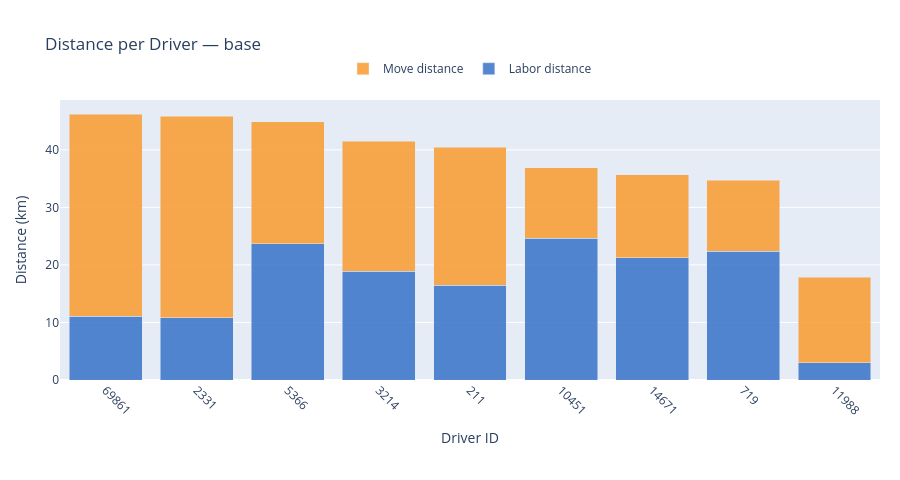
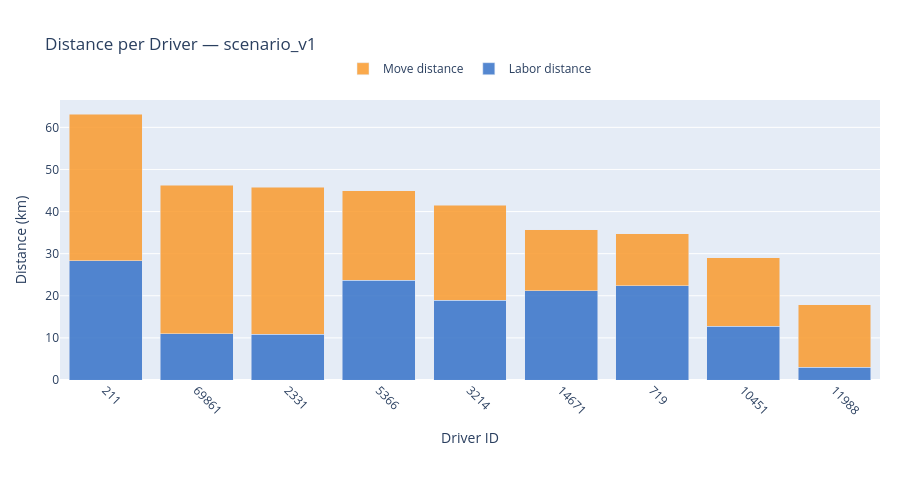

Source (notebook cell) for these figures, in order:
### Code cell
# ── Distance per Driver — one chart per scenario ─────────────────────────────
for label, rows in zip(_scenario_set.labels, _scenario_set.rows_list):
    _drivers = sorted({r["driver_id"] for r in rows if r["driver_id"] is not None})
    build_driver_distance_figure(rows, _drivers, label).show()

### Figure 1 — Plotly figure (JSON) as saved in the notebook; plotly's stock layout.template omitted (floating-point values rounded to 4 significant figures)
{"data": [{"hoverinfo": "text", "hovertext": ["Driver 69861<br>Labor: 11.04 km", "Driver 2331<br>Labor: 10.86 km", "Driver 5366<br>Labor: 23.69 km", "Driver 3214<br>Labor: 18.92 km", "Driver 211<br>Labor: 16.51 km", "Driver 10451<br>Labor: 24.60 km", "Driver 14671<br>Labor: 21.24 km", "Driver 719<br>Labor: 22.38 km", "Driver 11988<br>Labor: 3.04 km"], "marker": {"color": "rgba(55, 115, 200, 0.85)"}, "name": "Labor distance", "type": "bar", "x": ["69861", "2331", "5366", "3214", "211", "10451", "14671", "719", "11988"], "y": [11.04, 10.86, 23.69, 18.92, 16.51, 24.6, 21.24, 22.38, 3.04]}, {"hoverinfo": "text", "hovertext": ["Driver 69861<br>Move: 35.19 km", "Driver 2331<br>Move: 34.95 km", "Driver 5366<br>Move: 21.20 km", "Driver 3214<br>Move: 22.60 km", "Driver 211<br>Move: 23.97 km", "Driver 10451<br>Move: 12.30 km", "Driver 14671<br>Move: 14.44 km", "Driver 719<br>Move: 12.30 km", "Driver 11988<br>Move: 14.85 km"], "marker": {"color": "rgba(250, 155, 45, 0.85)"}, "name": "Move distance", "type": "bar", "x": ["69861", "2331", "5366", "3214", "211", "10451", "14671", "719", "11988"], "y": [35.19, 34.95, 21.2, 22.6, 23.97, 12.3, 14.44, 12.3, 14.85]}], "layout": {"barmode": "stack", "height": 480, "hovermode": "x", "legend": {"orientation": "h", "x": 0.5, "xanchor": "center", "y": 1.06, "yanchor": "bottom"}, "margin": {"b": 100, "l": 60, "r": 20, "t": 100}, "title": {"text": "Distance per Driver — base"}, "xaxis": {"tickangle": 45, "title": {"text": "Driver ID"}}, "yaxis": {"title": {"text": "Distance (km)"}}}}

### Figure 2 — Plotly figure (JSON) as saved in the notebook; plotly's stock layout.template omitted (floating-point values rounded to 4 significant figures)
{"data": [{"hoverinfo": "text", "hovertext": ["Driver 211<br>Labor: 28.32 km", "Driver 69861<br>Labor: 11.04 km", "Driver 2331<br>Labor: 10.86 km", "Driver 5366<br>Labor: 23.69 km", "Driver 3214<br>Labor: 18.92 km", "Driver 14671<br>Labor: 21.24 km", "Driver 719<br>Labor: 22.38 km", "Driver 10451<br>Labor: 12.79 km", "Driver 11988<br>Labor: 3.04 km"], "marker": {"color": "rgba(55, 115, 200, 0.85)"}, "name": "Labor distance", "type": "bar", "x": ["211", "69861", "2331", "5366", "3214", "14671", "719", "10451", "11988"], "y": [28.32, 11.04, 10.86, 23.69, 18.92, 21.24, 22.38, 12.79, 3.04]}, {"hoverinfo": "text", "hovertext": ["Driver 211<br>Move: 34.85 km", "Driver 69861<br>Move: 35.19 km", "Driver 2331<br>Move: 34.95 km", "Driver 5366<br>Move: 21.20 km", "Driver 3214<br>Move: 22.60 km", "Driver 14671<br>Move: 14.44 km", "Driver 719<br>Move: 12.30 km", "Driver 10451<br>Move: 16.27 km", "Driver 11988<br>Move: 14.85 km"], "marker": {"color": "rgba(250, 155, 45, 0.85)"}, "name": "Move distance", "type": "bar", "x": ["211", "69861", "2331", "5366", "3214", "14671", "719", "10451", "11988"], "y": [34.85, 35.19, 34.95, 21.2, 22.6, 14.44, 12.3, 16.27, 14.85]}], "layout": {"barmode": "stack", "height": 480, "hovermode": "x", "legend": {"orientation": "h", "x": 0.5, "xanchor": "center", "y": 1.06, "yanchor": "bottom"}, "margin": {"b": 100, "l": 60, "r": 20, "t": 100}, "title": {"text": "Distance per Driver — scenario_v1"}, "xaxis": {"tickangle": 45, "title": {"text": "Driver ID"}}, "yaxis": {"title": {"text": "Distance (km)"}}}}
